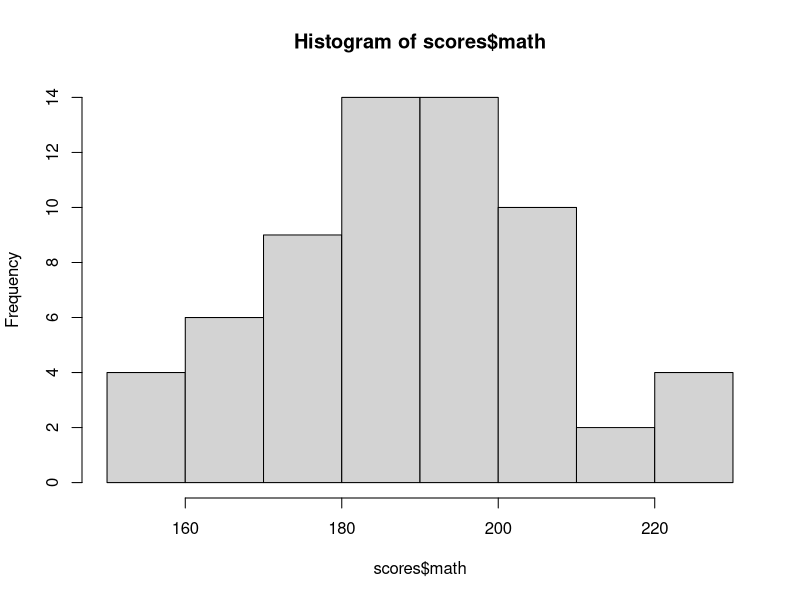
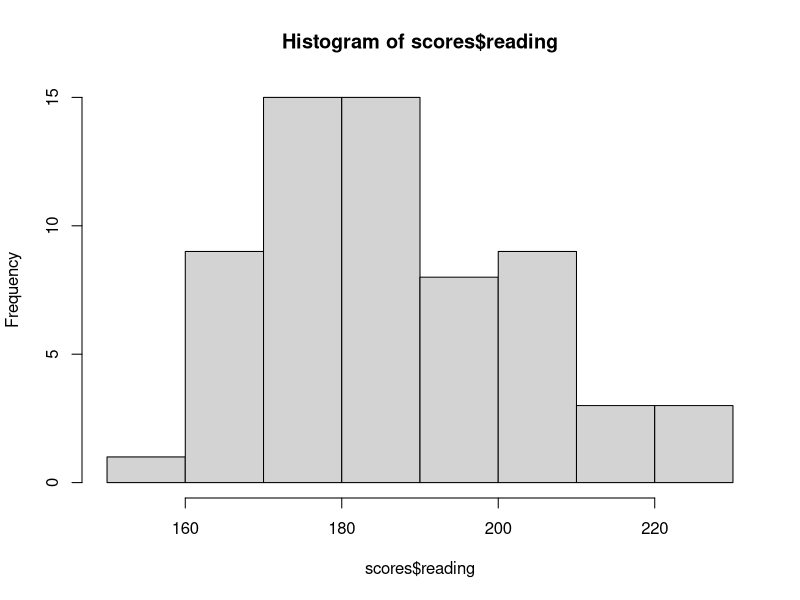
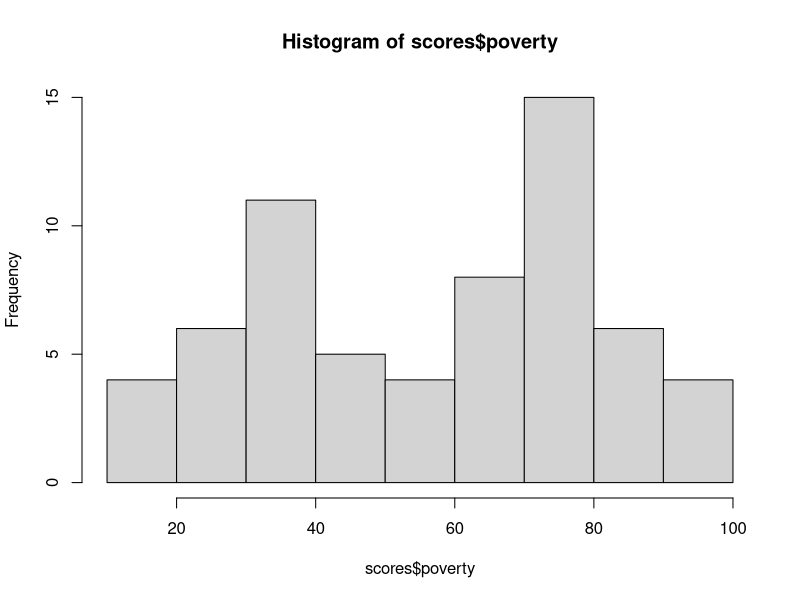
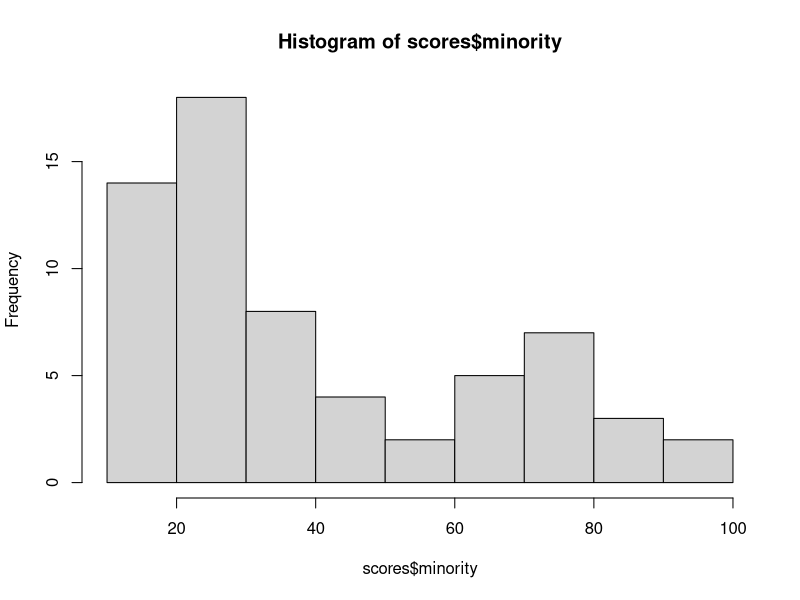
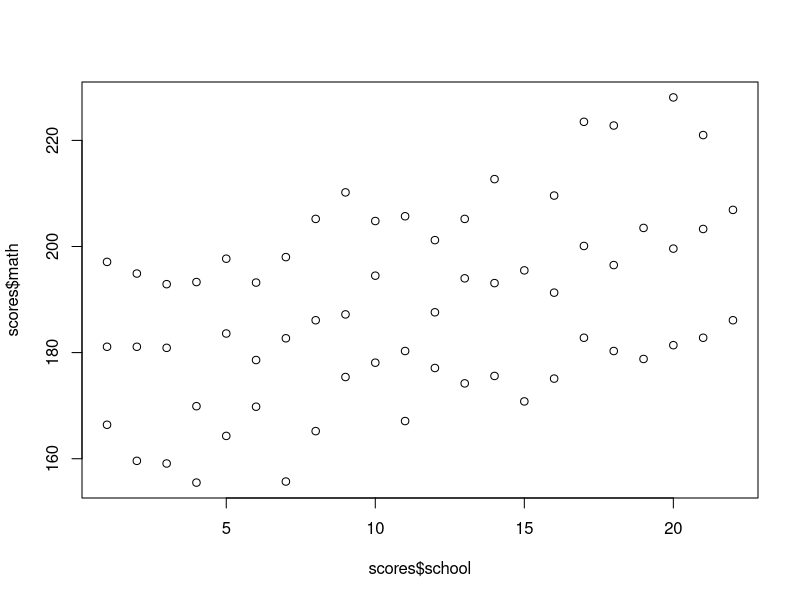
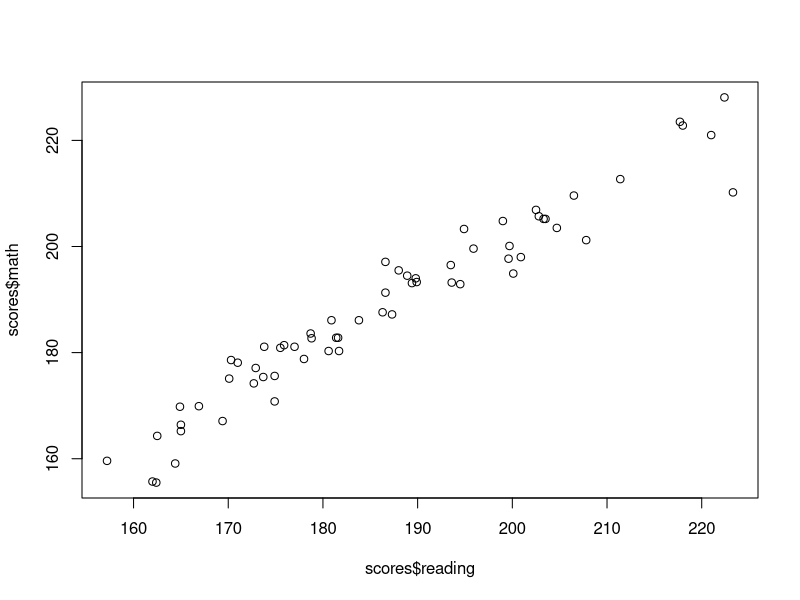
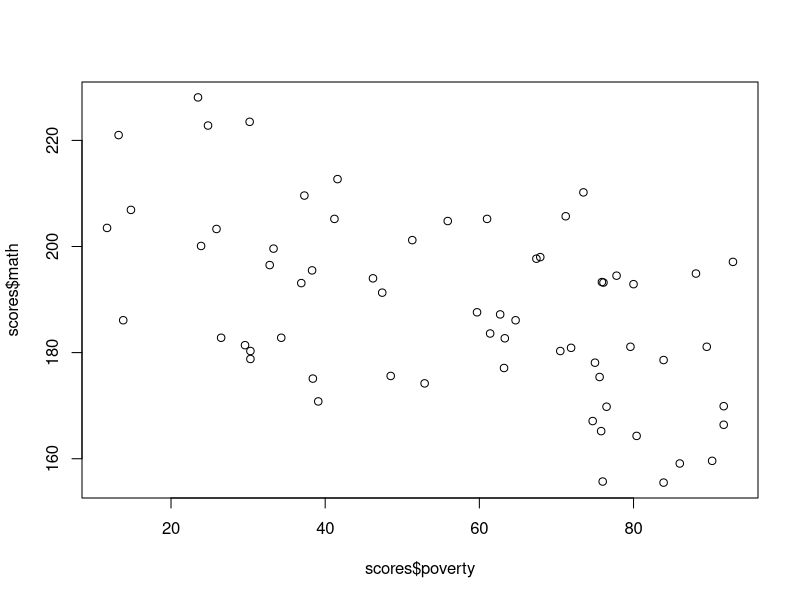
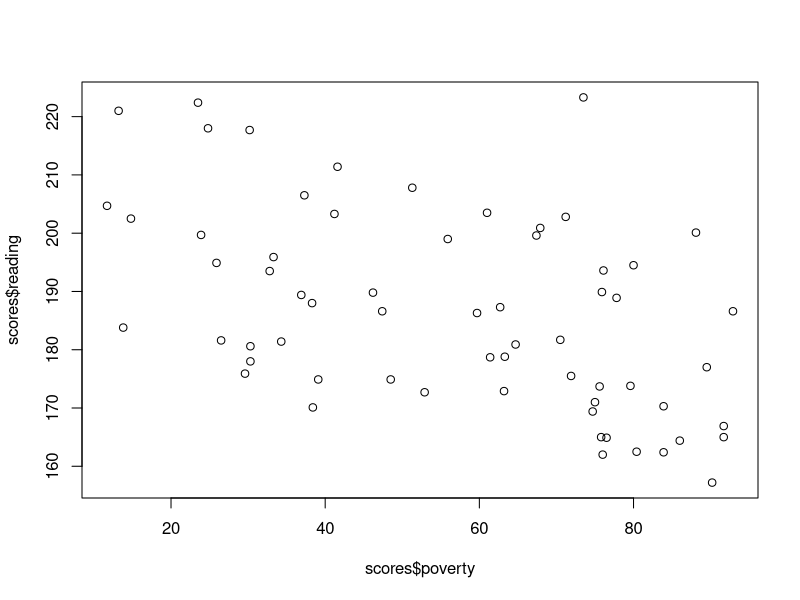

Here is the R script that generated these plots, in order:
# ===========================================================
# Example: Test Scores
# ===========================================================

scores <- read.csv("test_scores.csv", header = T)
head(scores)
names(scores)

scores$grade <- as.factor(scores$grade)

# Look at Univariate Distributions
table(scores$grade)
hist(scores$math)
hist(scores$reading)

hist(scores$poverty)
hist(scores$minority)

mean(scores$math, na.rm = TRUE)
mean(scores$reading, na.rm = TRUE)

median(scores$math, na.rm = TRUE)
median(scores$reading, na.rm = TRUE)

table(scores$school)

# Anything Missing?
sum(is.na(scores$math))
sum(is.na(scores$reading))
sum(is.na(scores$poverty))
sum(is.na(scores$minority))
subset(scores, is.na(scores$math))
subset(scores, school == 19)

# Explore Associations
plot(scores$school, scores$math)
plot(scores$reading, scores$math)
cor(scores$reading, scores$math, use = "complete.obs")

plot(scores$poverty, scores$math)
plot(scores$poverty, scores$reading)
cor(scores$poverty, scores$math, use = 'complete.obs')
cor(scores$poverty, scores$reading, use = 'complete.obs')

plot(scores$poverty, scores$minority)
cor(scores$poverty, scores$minority, use = 'complete.obs') # Pearson's coefficient
cor(scores$poverty, scores$minority, method = 'spearman',
    use = 'complete.obs') #Spearman's coefficient

boxplot(scores$reading~scores$grade) # Boxplots of reading scores grouped by grade
boxplot(scores$poverty~scores$grade) # Students in poverty across grade

# Use tapply to Find Summary Statistics by Group
tapply(scores$reading, scores$grade, mean)
tapply(scores$reading, scores$grade, mean, na.rm = T)

tapply(scores$reading, scores$grade, sd, na.rm = T)
tapply(scores$reading, scores$grade, quantile, 0.40, na.rm = T) # Finds the 40th percentile of reading scores by grade


# Add a 3rd Variable - Use Color in a Lazy Way
plot(scores$poverty, scores$math,
     col = scores$grade)

# Add a 3rd Variable - Choose Colors
color.names <- c("red", "darkgreen", "navy")
plot(scores$poverty, scores$math,
     col = color.names[scores$grade])

# Find Sample Correlation by Grade
scores_grade3 <- subset(scores, grade == 3)
dim(scores_grade3)
cor(scores_grade3$poverty, scores_grade3$math, use = 'complete.obs')

scores_grade4 <- subset(scores, grade == 4)
dim(scores_grade4)
cor(scores_grade4$poverty, scores_grade4$math, use = 'complete.obs')

scores_grade5 <- subset(scores, grade == 5)
dim(scores_grade5)
cor(scores_grade5$poverty, scores_grade5$math, use = 'complete.obs')


# clean Up Plot and Save It
plot(scores$poverty, scores$math,
     col = color.names[scores$grade],
     ylab = 'Math Score', xlab = 'Poverty (%)',
     main = 'Test Scores and Poverty Rate')
legend('topright', legend = c("Grade 3",
                           "Grade 4",
                           "Grade 5"),
       col = c("red", "darkgreen", "navy"),
       pch = 1, cex = 0.6)

# Optional: Save Plot Using Code
# Uncomment the Lines Starting with "png" and "dev.off()"
# png(filename="scores_scatterplot.png", width = 500, height = 400)
plot(scores$poverty, scores$math,
     col = color.names[scores$grade],
     ylab = 'Math Score', xlab = 'Poverty (%)',
     main = 'Test Scores and Poverty Rate')
legend('topright', legend = c("Grade 3",
                           "Grade 4",
                           "Grade 5"),
       col = c("red", "darkgreen", "navy"),
       pch = 1, cex = 0.6)

# dev.off()